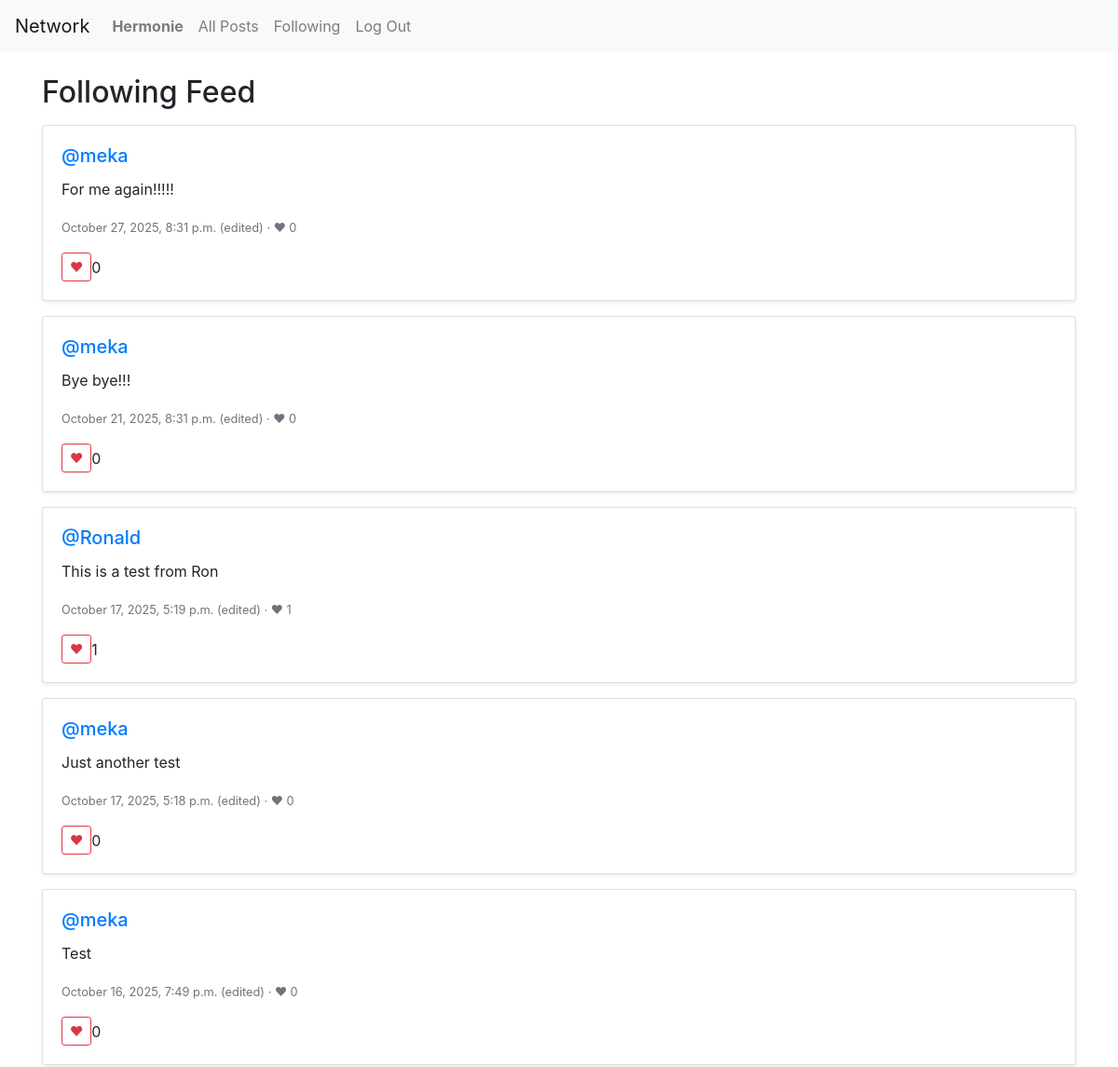
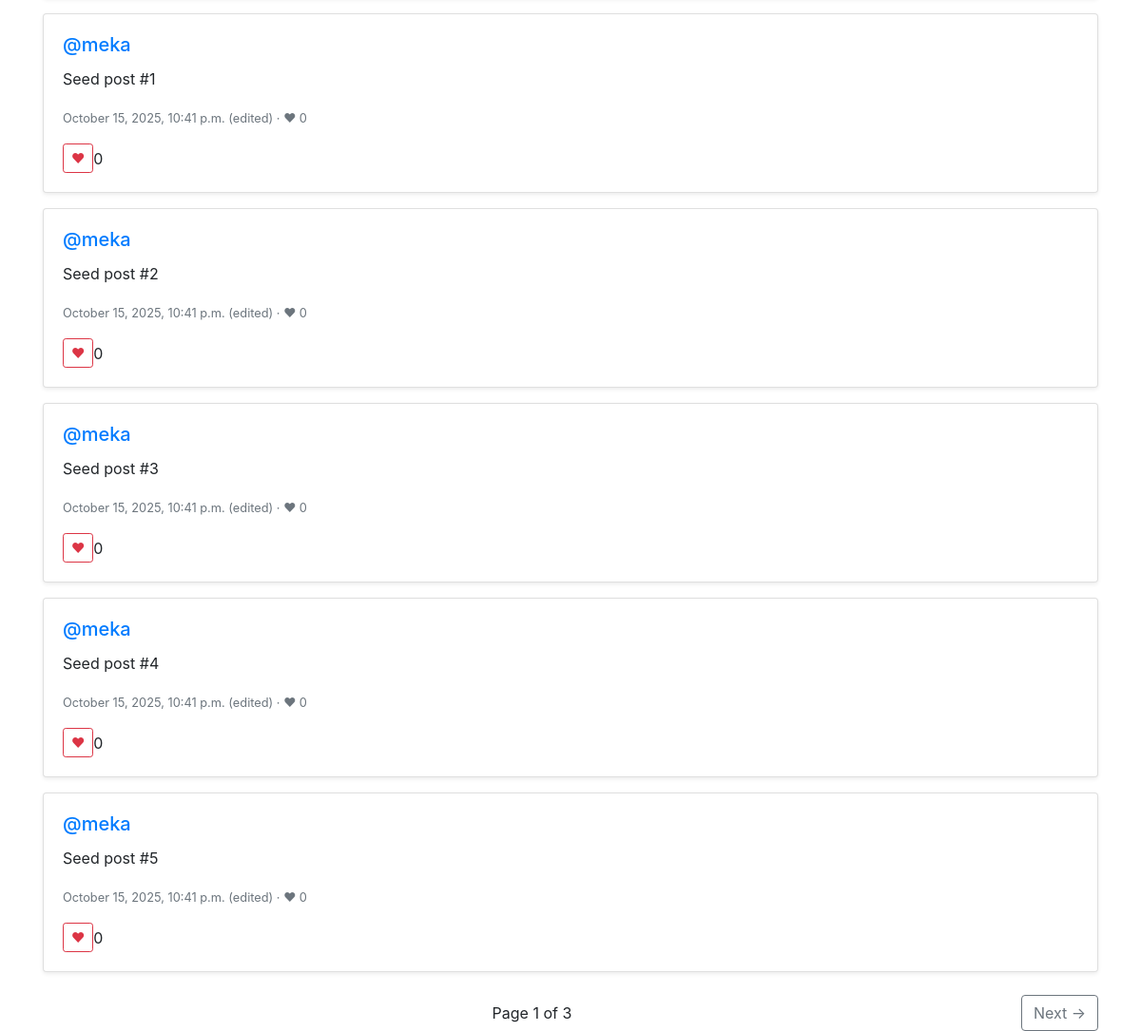
The app's page /following/ (signed in) with its own data (2 pictures, top to bottom).
### network/models.py (models this page shows)
class User(AbstractUser):
    following = models.ManyToManyField('self', symmetrical=False, related_name='followers', blank=True)

class Post(models.Model):
    author = models.ForeignKey(User, on_delete=models.CASCADE, related_name='posts')
    content = models.TextField(max_length=500)
    created_at = models.DateTimeField(auto_now_add=True)
    updated_at = models.DateTimeField(auto_now=True)
    likes = models.ManyToManyField(User, related_name='liked_posts', blank=True)
    class Meta:
        ordering = ['-created_at']

### network/views.py (the view)
# urls.py: path("following/", views.following_feed, name="following"),
@login_required
def following_feed(request):
    following_users = request.user.following.all()
    posts = (
        Post.objects
            .filter(author__in=following_users)
            .select_related("author")
            .prefetch_related("likes")
            .order_by("-created_at")
    )
    paginator = Paginator(posts, 10)
    page_obj = paginator.get_page(request.GET.get("page"))
    context = {
        "posts": page_obj.object_list,
        "page_obj": page_obj,
        "total_posts": paginator.count,
    }
    return render(request, "network/following.html", context)

### network/templates/network/following.html (shortened to what this page needs)
{% extends "network/layout.html" %} {% block body %}
<h2 class="mb-3">Following Feed</h2>
{% if posts %}
<div id="post-list">
  {% for post in posts %}
  <div class="card mb-3 shadow-sm">
    <div class="card-body">
      <h5 class="card-title">
        <a href="{% url 'profile' post.author.username %}">
          @{{ post.author.username }}
        </a>
      </h5>
      <p class="card-text post-content">{{ post.content }}</p>
      <p class="card-text">
        <small class="text-muted">
          {{ post.created_at|date:"F j, Y, g:i a" }} {% if post.updated_at and post.updated_at > post.created_at %} (edited) {% endif %} · ❤ {{ post.likes.count }}
        </small>
      </p>
      <div class="d-flex align-items-center gap-2">
        <button
          class="btn btn-sm btn-outline-danger like-btn {% if user.is_authenticated and user in post.likes.all %}active{% endif %}"
          data-id="{{ post.id }}"
          aria-pressed="{% if user.is_authenticated and user in post.likes.all %}true{% else %}false{% endif %}"
          {%
          if
          not
          user.is_authenticated
          %}disabled
          title="Log in to like"
          {%
          endif
          %}
        >
          ❤
        </button>
        <span class="like-count" data-id="{{ post.id }}"
          >{{ post.likes.count }}</span
        >
      </div>
    </div>
  </div>
  {% endfor %}
</div>
<nav class="d-flex justify-content-between align-items-center mt-4">
  <span>Page {{ page_obj.number }} of {{ page_obj.paginator.num_pages }}</span>
  {% if page_obj.has_next %}
  <a
    href="?page={{ page_obj.next_page_number }}"
    class="btn btn-outline-secondary"
  >
    Next →
  </a>
  {% else %}
  <span></span>
  {% endif %}
</nav>
{% else %}
<p>You’re not following anyone yet — go explore and follow some users!</p>
{% endif %} {% endblock %}

### network/templates/network/layout.html (shortened to what this page needs)
{% load static %}
<!DOCTYPE html>
<html lang="en">
  <head>
    <link
      rel="stylesheet"
      href="https://stackpath.bootstrapcdn.com/bootstrap/4.4.1/css/bootstrap.min.css"
    />
    <link href="{% static 'network/styles.css' %}" rel="stylesheet" />
  </head>
  <body>
    <nav class="navbar navbar-expand-lg navbar-light bg-light">
      <a class="navbar-brand" href="#">Network</a>
      <div>
        <ul class="navbar-nav mr-auto">
          {% if user.is_authenticated %}
          <li class="nav-item">
            <a class="nav-link" href="{% url 'profile' user.username %}"
              ><strong>{{ user.username }}</strong></a
            >
          </li>
          {% endif %}
          <li class="nav-item">
            <a class="nav-link" href="{% url 'index' %}">All Posts</a>
          </li>
          {% if user.is_authenticated %}
          <li class="nav-item">
            <a class="nav-link" href="{% url 'following' %}">Following</a>
          </li>
          <li class="nav-item">
            <a class="nav-link" href="{% url 'logout' %}">Log Out</a>
          </li>
          {% endif %}
        </ul>
      </div>
    </nav>
    <div class="container mt-4">{% block body %}{% endblock %}</div>
  </body>
</html>

### records on screen
User: username "Hermonie"
Post: author.username "meka", content "For me again!!!!!", created_at "October 27, 2025, 8:31 p.m.", shows "(edited)", likes.count "0"
Post: author.username "meka", content "Bye bye!!!", created_at "October 21, 2025, 8:31 p.m.", shows "(edited)", likes.count "0"
Post: author.username "Ronald", content "This is a test from Ron", created_at "October 17, 2025, 5:19 p.m.", shows "(edited)", likes.count "1"
Post: author.username "meka", content "Just another test", created_at "October 17, 2025, 5:18 p.m.", shows "(edited)", likes.count "0"
Post: author.username "meka", content "Test", created_at "October 16, 2025, 7:49 p.m.", shows "(edited)", likes.count "0"
Post: author.username "meka", content "Seed post #1", created_at "October 15, 2025, 10:41 p.m.", shows "(edited)", likes.count "0"
Post: author.username "meka", content "Seed post #2", created_at "October 15, 2025, 10:41 p.m.", shows "(edited)", likes.count "0"
Post: author.username "meka", content "Seed post #3", created_at "October 15, 2025, 10:41 p.m.", shows "(edited)", likes.count "0"
Post: author.username "meka", content "Seed post #4", created_at "October 15, 2025, 10:41 p.m.", shows "(edited)", likes.count "0"
Post: author.username "meka", content "Seed post #5", created_at "October 15, 2025, 10:41 p.m.", shows "(edited)", likes.count "0"

### other values on screen
{{ page_obj.number }} "1"
{{ page_obj.paginator.num_pages }} "3"
